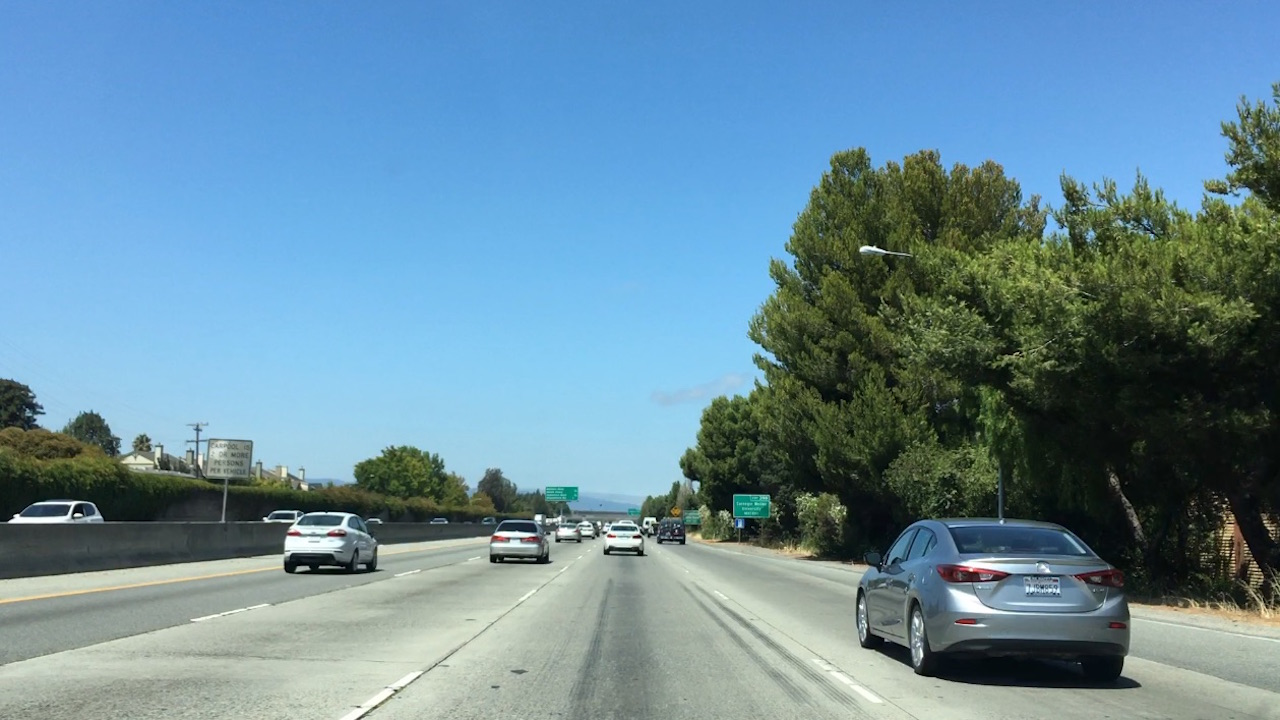
#> input picture test_images/bbox-example-image.jpg, 1280 x 720 px
$ python -i cvfeatures.py   (imports and definitions only)
#> lines starting #> are read from the running program, lines starting #| are printed output that depends on the picture
#!/usr/bin/env python3
# -*- coding: utf-8 -*-
"""
Created on Sat Mar  4 06:32:34 2017

@author: raghu
"""

import matplotlib.image as mpimg
import numpy as np
import cv2
from skimage.feature import hog
#from sklearn.decomposition import PCA


# ---------- Includes functions to extract features ---------------------------


# [52 lines left out: functions convert_color, flip_image, adjust_brightness, image_translate, not called in this run]


# ---------- Spatial Binning of Color: color ----------------------------------
# Define a function to compute binned color features
def bin_spatial(img, size=(32, 32)):
    # Use cv2.resize().ravel() to create the feature vector
    features = cv2.resize(img, size)
    features = features.ravel()

    # Return the feature vector
    return features


# ---------- Extract PCA as a feature -----------------------------------------
# http://stackoverflow.com/questions/35218995/image-classification-using-svm-python/35219151

# [18 lines left out: function pca, not called in this run]


# ---------- Histograms of pixel intensity (color histograms): color ----------
# Define a function to compute color histogram features
def color_hist(img, nbins=32):      # bins_range=(0, 256)
    # Compute the histogram of the color channels separately
    channel1_hist = np.histogram(img[:,:,0], bins=nbins)
    channel2_hist = np.histogram(img[:,:,1], bins=nbins)
    channel3_hist = np.histogram(img[:,:,2], bins=nbins)

    # Concatenate the histograms into a single feature vector
    hist_features = np.concatenate((channel1_hist[0], channel2_hist[0], channel3_hist[0]))

    return hist_features


# ---------- To achieve color invariance: shape -------------------------------
# Define a function to return HOG features and visualization
def get_hog_features(img, orient, pix_per_cell, cell_per_block, vis=False, feature_vec=True):
    # Call with two outputs if vis==True
    if vis == True:
        features, hog_image = hog(img, orientations=orient, pixels_per_cell=(pix_per_cell, pix_per_cell),
                                  cells_per_block=(cell_per_block, cell_per_block), transform_sqrt=True,
                                  visualise=vis, feature_vector=feature_vec)
        return features, hog_image
    # Otherwise call with one output
    else:
        features = hog(img, orientations=orient, pixels_per_cell=(pix_per_cell, pix_per_cell),
                       cells_per_block=(cell_per_block, cell_per_block), transform_sqrt=True,
                       visualise=vis, feature_vector=feature_vec)
        return features


# Define a function to extract features from a list of images
# Have this function call bin_spatial() and color_hist()
# [21 lines left out: function extract_features, not called in this run]


# Define a function to extract features from a single image window
# This function is very similar to extract_features(), just for a single image rather than list of images
def single_feature(img, color_space='RGB', spatial_size=(32, 32),hist_bins=32, orient=9, pix_per_cell=8,
                        cell_per_block=2, hog_channel=0, spatial_feat=True, hist_feat=True, hog_feat=True):

    #1) Define an empty list to receive features
    img_features = []

    #2) Apply color conversion if other than 'RGB'
    if color_space != 'RGB':
        if color_space == 'HSV':
            feature_image = cv2.cvtColor(img, cv2.COLOR_RGB2HSV)
        elif color_space == 'LUV':
            feature_image = cv2.cvtColor(img, cv2.COLOR_RGB2LUV)
        elif color_space == 'HLS':
            feature_image = cv2.cvtColor(img, cv2.COLOR_RGB2HLS)
        elif color_space == 'YUV':
            feature_image = cv2.cvtColor(img, cv2.COLOR_RGB2YUV)
        elif color_space == 'YCrCb':
            feature_image = cv2.cvtColor(img, cv2.COLOR_RGB2YCrCb)
    else: feature_image = np.copy(img)


    #3) Compute spatial features if flag is set
    if spatial_feat:
        spatial_features = bin_spatial(feature_image, size=spatial_size)
        #4) Append features to list
        img_features.append(spatial_features)


    #4) Compute histogram features if flag is set
    if hist_feat:
        hist_features = color_hist(feature_image, nbins=hist_bins)
        #6) Append features to list
        img_features.append(hist_features)


    #pca_features = pca(img)
    #img_features.append(pca_features)


    #5) Compute HOG features if flag is set
    if hog_feat:
        if hog_channel == 'ALL':
            hog_features = []
            for channel in range(feature_image.shape[2]):
                hog_features.extend(get_hog_features(feature_image[:,:,channel], orient, pix_per_cell,
                                    cell_per_block, vis=False, feature_vec=True))
        else:
            hog_features = get_hog_features(feature_image[:,:,hog_channel], orient, pix_per_cell,
                                    cell_per_block, vis=False, feature_vec=True)
        # Append features to list
        img_features.append(hog_features)


    #6) Return concatenated array of features
    return np.concatenate(img_features)

>>> import cv2
>>> picture = cv2.cvtColor(cv2.imread('test_images/bbox-example-image.jpg'), cv2.COLOR_BGR2RGB)
>>> result = single_feature(picture)
#> in bin_spatial, `features = cv2.resize(img, size)`:
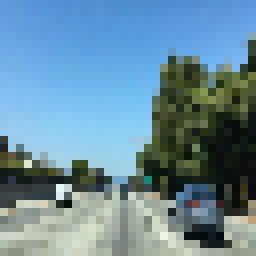
#> features: shape (32, 32, 3) (shown 8 times larger); mean R, G, B 104, 139.8, 157.5
#> in bin_spatial, `features = features.ravel()`: features = 3072 values, max 247 at index 1304, min 4 at index 2289, mean 133.8
#> in single_feature, `spatial_features = bin_spatial(feature_image, size=spatial_size)`: spatial_features has the same summary as features in bin_spatial
#> in color_hist, `hist_features = np.concatenate((channel1_hist[0], channel2_hist[0], ch..`: hist_features = 96 values, max 107361 at index 93, min 916 at index 32, mean 28800
#> in get_hog_features, `features = hog(img, orientations=orient, pixels_per_cell=(pix_per_cell..`:
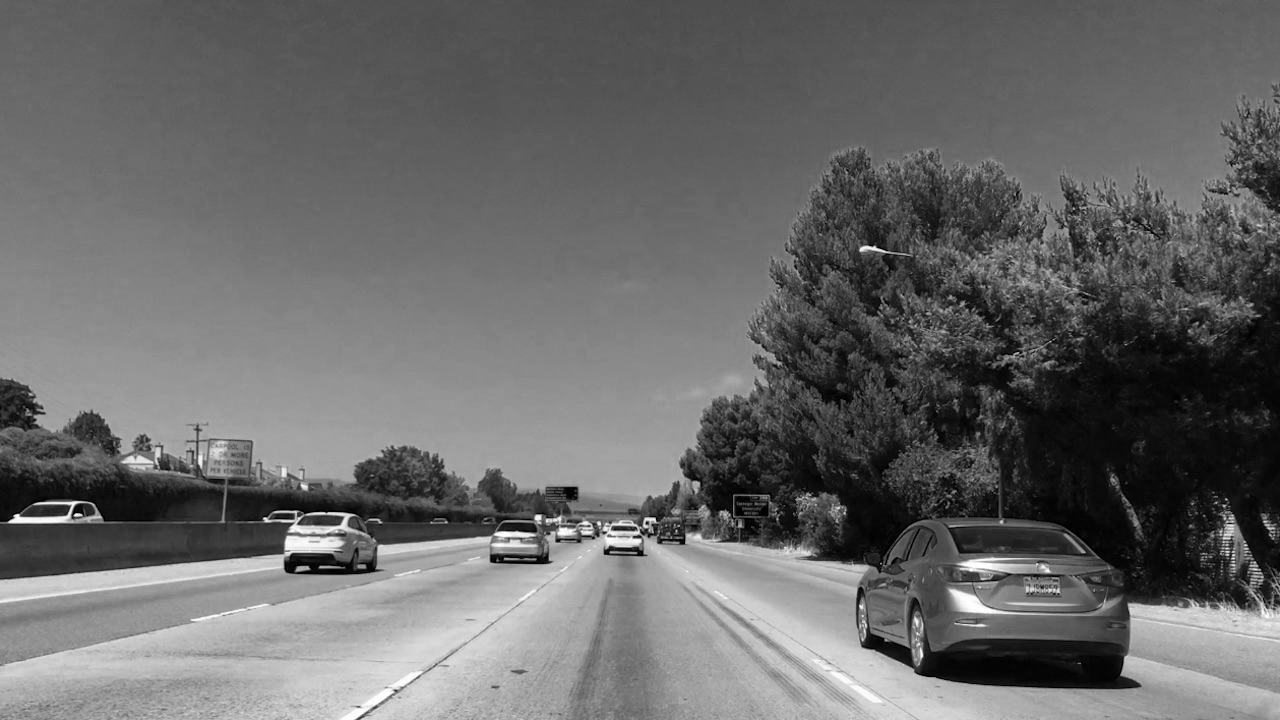
#> img: shape (720, 1280); min 0, max 255, mean 105

$ run again, on test_images/test1.jpg
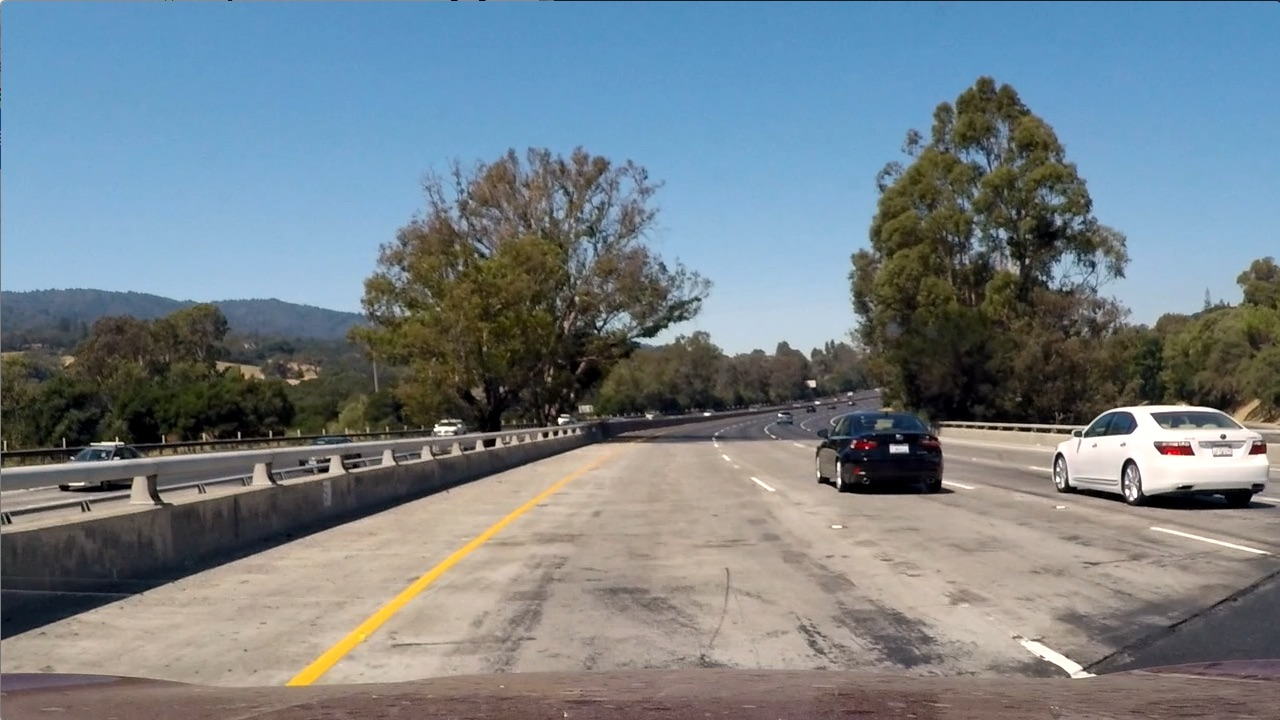
#> input picture test_images/test1.jpg, 1280 x 720 px
#> in bin_spatial, `features = cv2.resize(img, size)`:
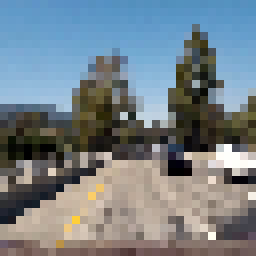
#> features: shape (32, 32, 3) (shown 8 times larger); mean R, G, B 117.3, 128.5, 135.6
#> in bin_spatial, `features = features.ravel()`: features = 3072 values, max 255 at index 1813, min 0 at index 1737, mean 127.1
#> spatial_features has the same summary as features in bin_spatial
#> in color_hist, `hist_features = np.concatenate((channel1_hist[0], channel2_hist[0], ch..`: hist_features = 96 values, max 111331 at index 89, min 936 at index 60, mean 28800
#> in get_hog_features, `features = hog(img, orientations=orient, pixels_per_cell=(pix_per_cell..`:
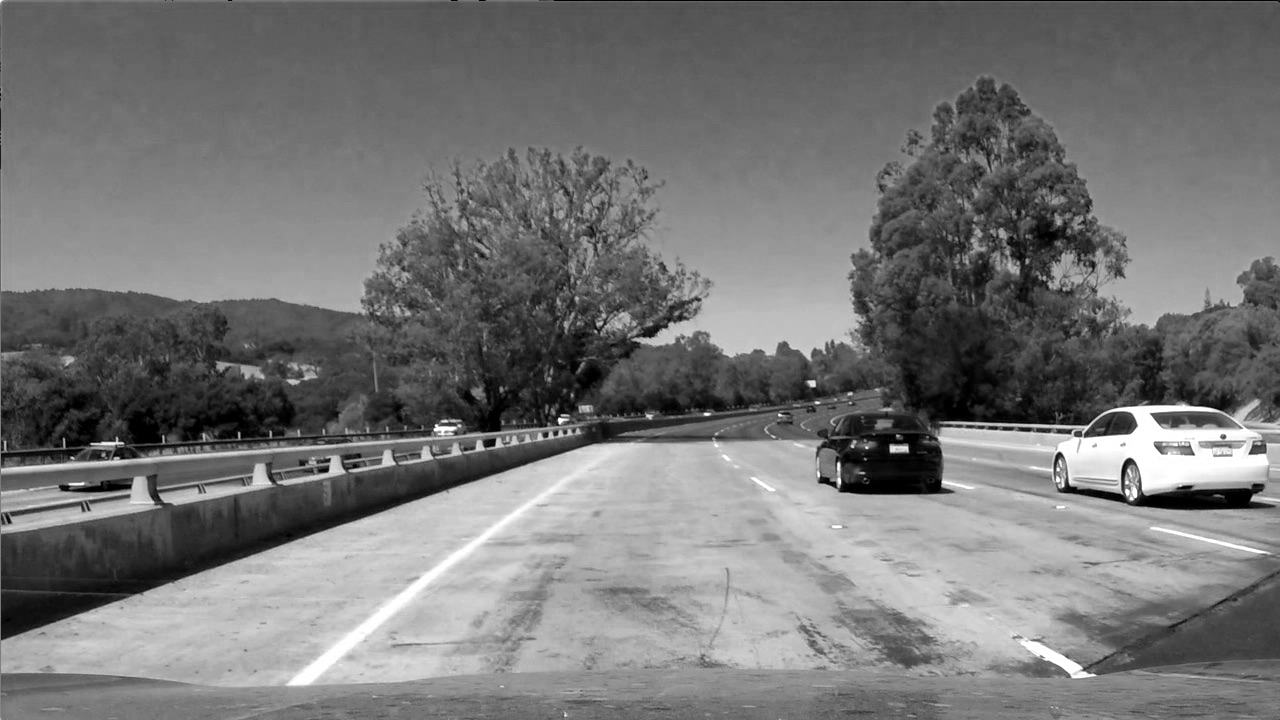
#> img: shape (720, 1280); min 0, max 255, mean 117.5

$ run again, on test_images/test2.jpg
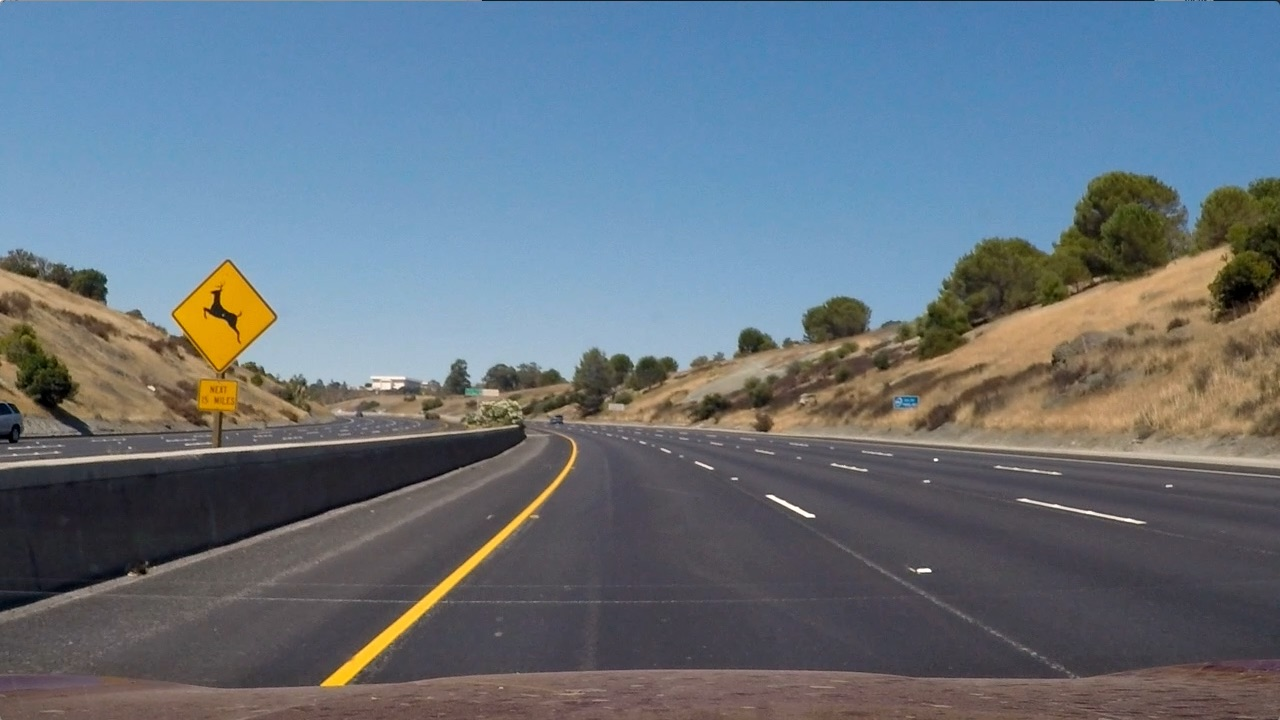
#> input picture test_images/test2.jpg, 1280 x 720 px
#> in bin_spatial, `features = cv2.resize(img, size)`:
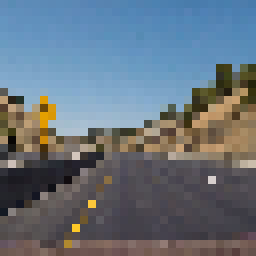
#> features: shape (32, 32, 3) (shown 8 times larger); mean R, G, B 102.2, 113.9, 124.8
#> in bin_spatial, `features = features.ravel()`: features = 3072 values, max 253 at index 2433, min 0 at index 1361, mean 113.6
#> spatial_features has the same summary as features in bin_spatial
#> in color_hist, `hist_features = np.concatenate((channel1_hist[0], channel2_hist[0], ch..`: hist_features = 96 values, max 117155 at index 74, min 82 at index 95, mean 28800
#> in get_hog_features, `features = hog(img, orientations=orient, pixels_per_cell=(pix_per_cell..`:
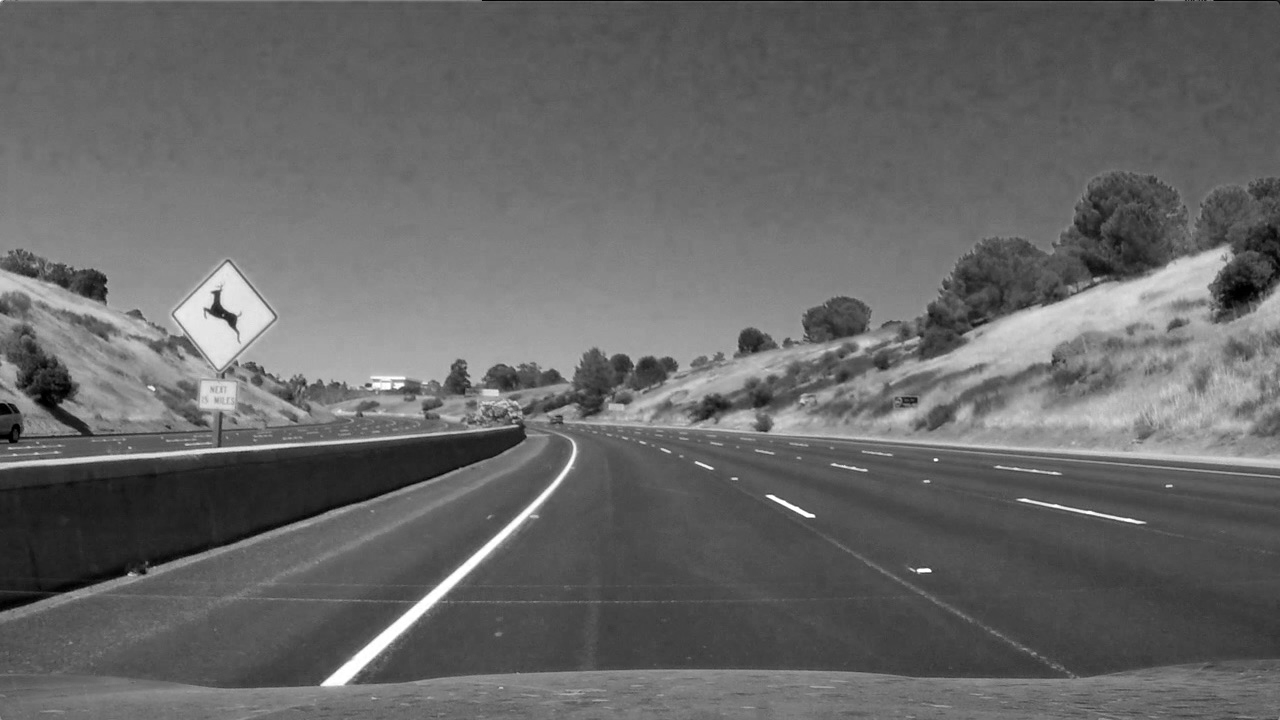
#> img: shape (720, 1280); min 0, max 255, mean 102.8

$ run again, on test_images/test3.jpg
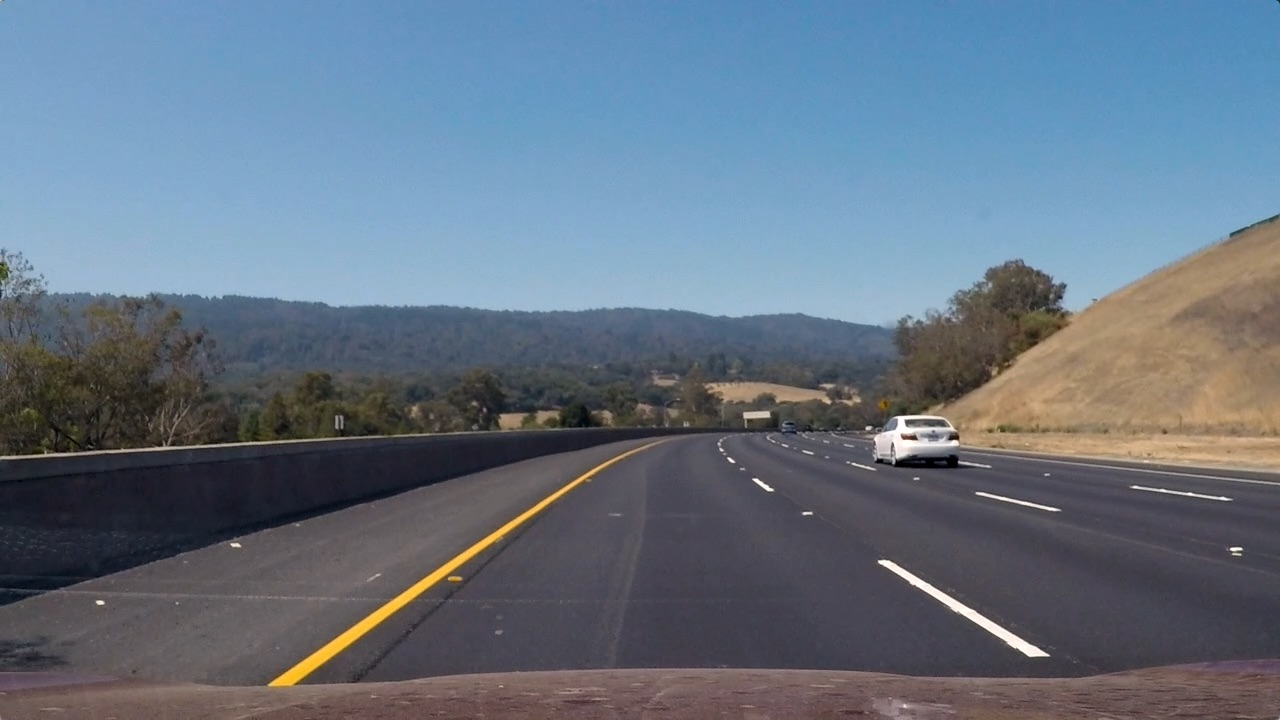
#> input picture test_images/test3.jpg, 1280 x 720 px
#> in bin_spatial, `features = cv2.resize(img, size)`:
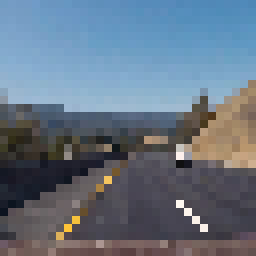
#> features: shape (32, 32, 3) (shown 8 times larger); mean R, G, B 101.3, 115.6, 130.9
#> in bin_spatial, `features = features.ravel()`: features = 3072 values, max 255 at index 2712, min 12 at index 2403, mean 115.9
#> spatial_features has the same summary as features in bin_spatial
#> in color_hist, `hist_features = np.concatenate((channel1_hist[0], channel2_hist[0], ch..`: hist_features = 96 values, max 140896 at index 89, min 252 at index 58, mean 28800
#> in get_hog_features, `features = hog(img, orientations=orient, pixels_per_cell=(pix_per_cell..`:
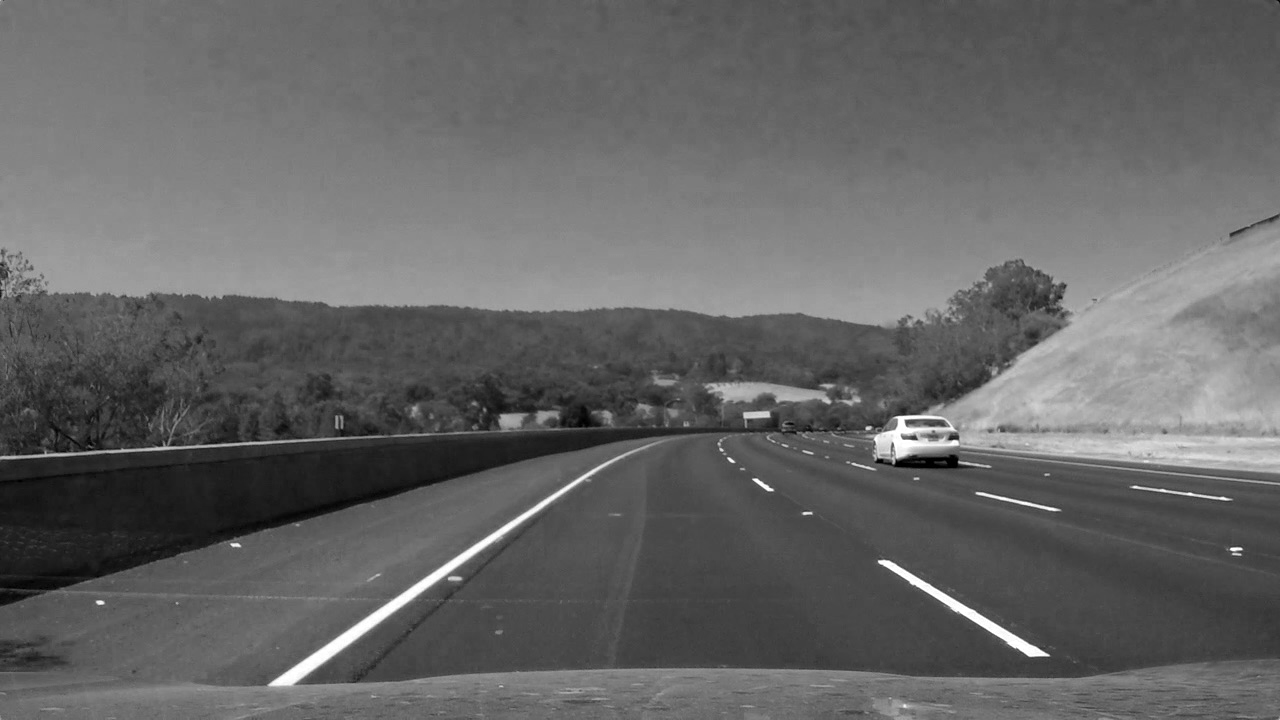
#> img: shape (720, 1280); min 0, max 255, mean 101.1
